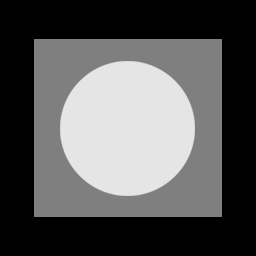
%> input picture Solutions/images/Fig0503(original_pattern).tif, 256 x 256 px
$ octave problem4.m   (GNU Octave 9; MATLAB toolbox functions it lacks are replaced by stand-ins)
%> lines starting %> are read from the running program, lines starting %| are printed output that depends on the picture
%{
    Problem 4
    by Fanyong Xue
	Student ID:515030910443
    Generating different types of noise and comparing different noise reduction methods

    Note: I generate too many images in this probelm, so it could it some
    time
%}

%% Main Part
clear all
image = imread('/Users/xuefanyong/Documents/GitHub/DIP/Solutions/images/Fig0503(original_pattern).tif');
%> image is the input picture: size 256x256 uint8; min 0, max 229, mean 87.1
plot_data_noises(image);
%> after the loop in get_histogram, `for r = 1:row`: histogram = 500 values, max 483 at index 220, min 0 at index 1, mean 131.1
%> in plot_data_noises, `image_ = image+ga;`:
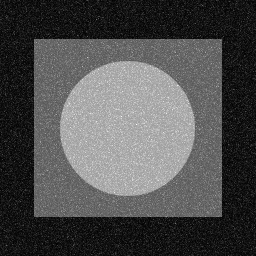
%> image_: size 256x256 double; 0% of the values are NaN or infinite; the others: min 0.00346, max 1.49, mean 0.461; drawn with min black, max white, NaN and infinite black
%> after the loop in impulse_noise, `for r = 1:row`:
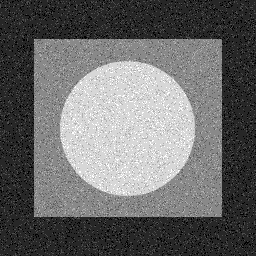
%> image_: size 256x256 double; min -0.2, max 1.1, mean 0.341; drawn with min black and max white

circuit = imread('/Users/xuefanyong/Documents/GitHub/DIP/Solutions/images/Circuit.tif');
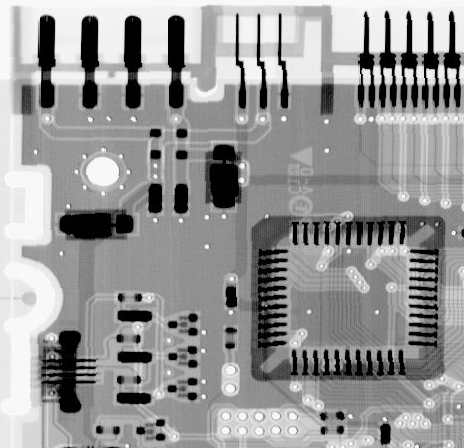
%> input picture Solutions/images/Circuit.tif, 464 x 448 px
%> circuit is the input picture: size 448x464 uint8; min 0, max 255, mean 150.8
%> call 2 of gaussian_noise, with ex = 0, sigma = 0.08
%> after the loop in gaussian_noise (call 2), `for r = 1:row`:
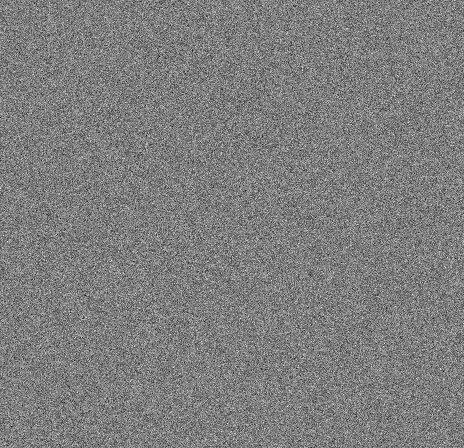
%> n: size 448x464 double; min -4.66, max 4.73, mean 0.00155; drawn with min black and max white
%> call 2 of gamma_noise, with a = 25, b = 3
%> after the loop in gamma_noise (call 2), `for i = 2:b`:
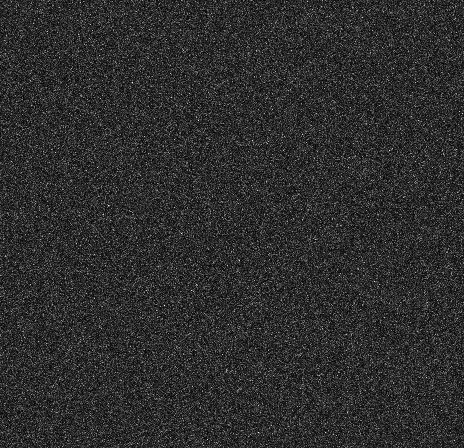
%> n: size 448x464 double; 0% of the values are NaN or infinite; the others: min 0.00105, max 0.657, mean 0.12; drawn with min black, max white, NaN and infinite black
%> in plot_data_noises (call 2), `image_ = image+ga;`:
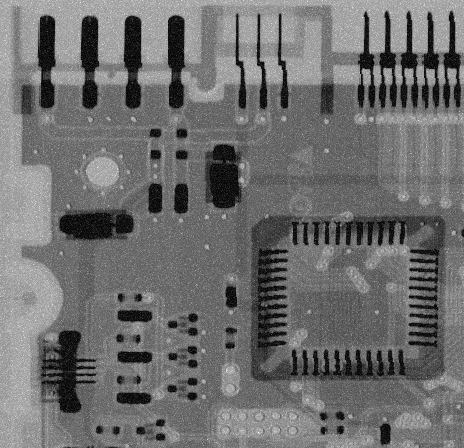
%> image_: size 448x464 double; 0% of the values are NaN or infinite; the others: min 0.00333, max 1.63, mean 0.711; drawn with min black, max white, NaN and infinite black
%> call 2 of impulse_noise, with pa = 0.1, pb = 0.1, a = 0.2, b = -0.2
%> after the loop in impulse_noise (call 2), `for r = 1:row`:
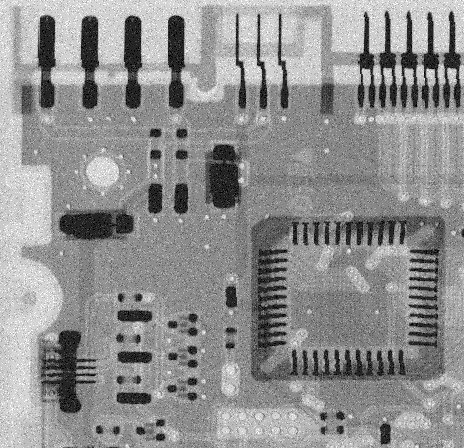
%> image_: size 448x464 double; min -0.2, max 1.2, mean 0.591; drawn with min black and max white
%> the run ends on the next line
plot_data_noises(circuit);
% [5 lines not run here, left out]
% [55 lines left out: function plot_mean_filter, not called in this run]
% plot data by order statistic filters
% [64 lines left out: function plot_order_statistic_filter, not called in this run]
% arithmetic mean filter with m*n mask
% [12 lines left out: function arithmetic_mean_filter, not called in this run]
% geometric mean filter with m*n mask
% [11 lines left out: function geometric_mean_filter, not called in this run]
% harmonic mean filter with m*n mask
% [11 lines left out: function harmonic_mean_filter, not called in this run]
% contraharmonic mean filter with m*n mask and its oder is q
% [12 lines left out: function contraharmonic_mean_filter, not called in this run]
% median filter with m*n mask
% [11 lines left out: function median_filter, not called in this run]
% max filter with m*n mask
% [12 lines left out: function max_filter, not called in this run]
% min filter with m*n mask
% [12 lines left out: function min_filter, not called in this run]
% midpoint filter with m*n mask
% [12 lines left out: function midpoint_filter, not called in this run]
% alpha trimmed mean filter with m*n mask(deleta d pixels)
% [13 lines left out: function alpha_trimmed_mean_filter, not called in this run]

% adding noises to image and plot them
function plot_data_noises(image)

    [row,col] = size(image);
    image = im2double(image);
    figure('name','Uniform Noise');
    n = uniform_noise(row,col,0,0.3);
    image_=image+n;
    subplot(121);
    imshow(image_,[]);
    subplot(122);
    bar(get_histogram(image_));

    figure('name','Gaussian Noise');
    g = gaussian_noise(n,0,0.08);
    image_ = image+g;
    subplot(121);
    imshow(image_,[]);
    subplot(122);
    bar(get_histogram(image_));

    figure('name','Rayleigh Noise');
    r = rayleigh_noise(n,-0.2,0.03);
    image_ = image+r;
    subplot(121);
    imshow(image_,[]);
    subplot(122);
    bar(get_histogram(image_));


    figure('name','Exponential Noise');
    e = exponential_noise(n,25);
    image_ = image+e;
    subplot(121);
    imshow(image_,[]);
    subplot(122);
    bar(get_histogram(image_));

    figure('name','Gamma Noise');
    ga = gamma_noise(n,25,3);
    image_ = image+ga;
    subplot(121);
    imshow(image_,[]);
    subplot(122);
    bar(get_histogram(image_));

    figure('name','Impulse Noise');
    image_ = impulse_noise(image,0.1,0.1,0.2,-0.2);
    subplot(121);
    imshow(image_,[]);
    subplot(122);
    bar(get_histogram(image_));
end
% row*col uniform noise from low~high
function n = uniform_noise(row,col,low,high)
    n = low + (high-low)*rand([row col]);
end
% normalizing uniform noise to 0~1
function n = normalized(uniform_noise)
    max_ = max(uniform_noise(:));
    min_ = min(uniform_noise(:));
    n = double(uniform_noise-min_);
    n = n/double(max_-min_);
end
% rayleigh noise
function n = rayleigh_noise(uniform_noise,a,b)
    uniform_noise_ = normalized(uniform_noise);
    n = a + sqrt(-b*log(1-uniform_noise_));
end
% exponential noise
function n = exponential_noise(uniform_noise,a)
    uniform_noise_ = normalized(uniform_noise);
    n = -1/a*log(1-uniform_noise_);
end
% impulse noise
function image_ = impulse_noise(image,pa,pb,a,b)
    [row,col]=size(image);
    uniform_noise_ = rand([row col]);
    image_ = image;
    for r = 1:row
        for c = 1:col
            if uniform_noise_(r,c)<pa
                image_(r,c) = image(r,c)+a;
            elseif uniform_noise_(r,c)>(1-pb)
                image_(r,c) = image(r,c)+b;
            end
        end
    end
end
% gamma noise
function n = gamma_noise(uniform_noise_,a,b)
    uniform_noise_ = normalized(uniform_noise_);
    n = -1/a*log(1-uniform_noise_);
    [row,col] = size(uniform_noise_);
    for i = 2:b
        uniform_noise__=uniform_noise(row,col,0,1);
        n = n-1/a*log(1-uniform_noise__);
    end

end
% gaussian noise
function n = gaussian_noise(uniform_noise,ex,sigma)
    [row,col] = size(uniform_noise);
    n_ = normalized(uniform_noise);
    n = n_;
    for r = 1:row
        if mod(col,2)==0
            for c = 1:2:col
                n(r,c) = sqrt(-2*log(n_(r,c)))*cos(2*pi*n_(r,c+1));
                n(r,c+1) = sqrt(-2*log(n_(r,c)))*sin(2*pi*n_(r,c+1));
            end
        else
            for c = 1:2:col-1
                n(r,c) = sqrt(-2*log(n_(r,c)))*cos(2*pi*n_(r,c+1));
                n(r,c+1) = sqrt(-2*log(n_(r,c)))*sin(2*pi*n_(r,c+1));
            end
            n(r,col) = sqrt(-2*log(n_(r,c)))*cos(2*pi*n_(r,1));
        end
    end
    n = n*double(sigma);
    n = n+ex;
end
% plot image' histogram (but add other 150 to display the negative value)
function histogram = get_histogram(image)
    [row,col]=size(image);
    histogram = zeros(500,1);%-150~350
    for r = 1:row
        for c = 1:col
            gray = int16(image(r,c) /0.004);
            if gray >349
                gray = 349;
            end
            if gray <-150
                gray = -150;
            end
            histogram(gray+1+150)=histogram(gray+1+150)+1;
        end
    end
end
